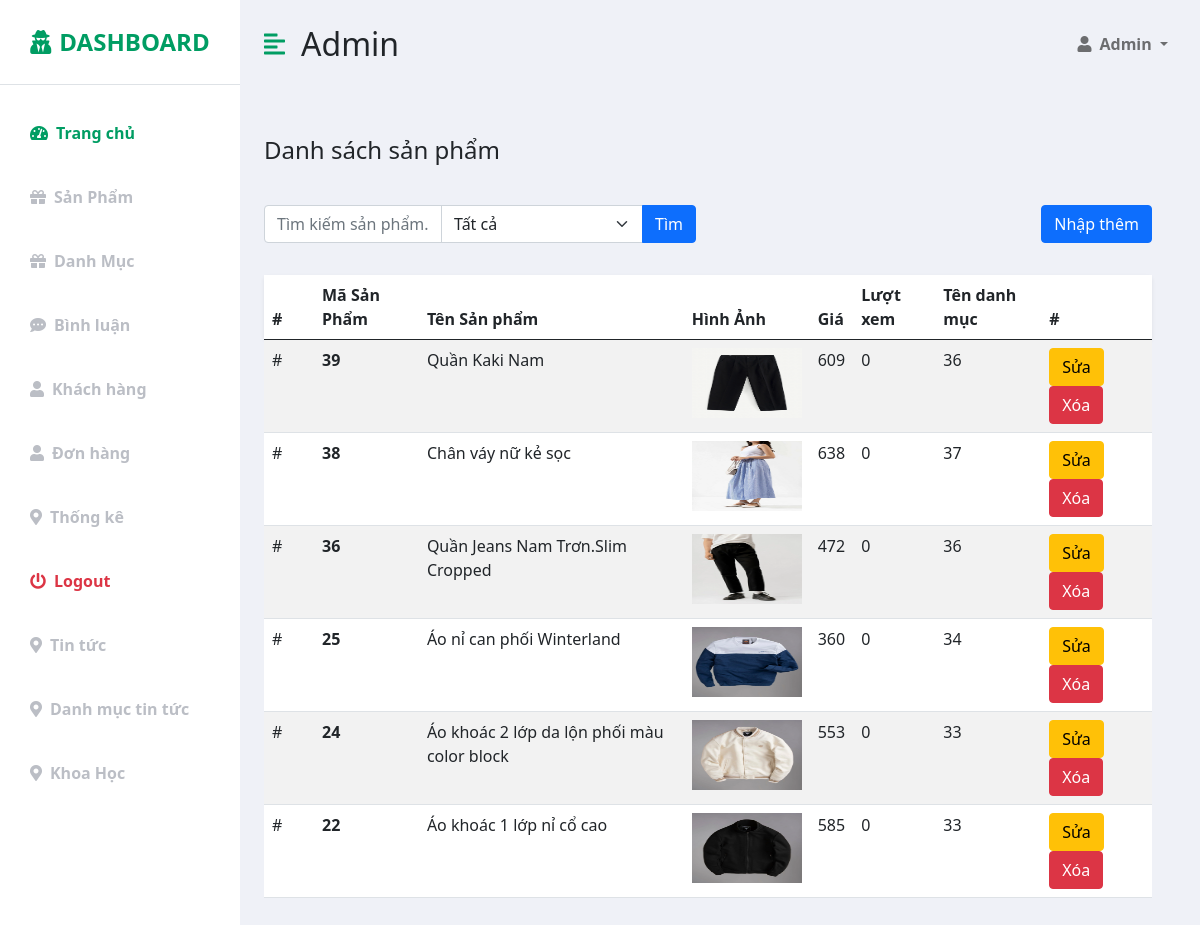
The page /admin/index.php?act=listSp (signed in) on the database its author committed.
### tables this page shows
CREATE TABLE `sanpham` (
  `id` int(10) NOT NULL,
  `tenSanPham` varchar(255) NOT NULL,
  `price` float DEFAULT 0,
  `image` varchar(255) DEFAULT NULL,
  `moTa` text DEFAULT NULL,
  `luotXem` int(11) NOT NULL DEFAULT 0,
  `id_danhMuc` int(10) NOT NULL
);

### model/connect.php (called while the page is built, shortened)
<?php
function pdo_get_connection()
{
    $dburl = "mysql:host=localhost;dbname=du_an_mau;charset=utf8";
    $username = 'root';
    $password = '';
    $conn = new PDO($dburl, $username, $password);
    $conn->setAttribute(PDO::ATTR_ERRMODE, PDO::ERRMODE_EXCEPTION);
    return $conn;
}
function pdo_query($sql)
{
    $sql_args = array_slice(func_get_args(), 1);
    try {
        $conn = pdo_get_connection();
        $stmt = $conn->prepare($sql);
        $stmt->execute($sql_args);
        $rows = $stmt->fetchAll();
        return $rows;
    } catch (PDOException $e) {
        throw $e;
    } finally {
        unset($conn);
    }
}

### model/sanpham.php (called while the page is built, shortened)
<?php
function list_sanpham($searchName, $id_danhMuc)
{
    $sql = "SELECT sanpham.id, tenSanPham, price, image, moTa, luotXem, sanpham.id_danhMuc
    FROM sanpham
    WHERE 1";
    $sql .= " ORDER BY sanpham.id DESC";
    $listSp = pdo_query($sql);
    return $listSp;
}
?>

### admin/sanpham/listSp.php (the view, shortened to what this page needs)
<div class="row my-5">
    <h3 class="fs-4 mb-3">Danh sách sản phẩm</h3>
    <div class="row mb10 formDanhsach_loai">
        <div class="container mt-4">
            <div class="row">
                <div class="col-md-6">
                    <form action="index.php?act=listSp" method="post" class="mb-3">
                        <div class="input-group">
                            <input type="text" name="searchName" class="form-control"
                                placeholder="Tìm kiếm sản phẩm...">
                            <select name="id_danhMuc" class="form-select" aria-label="Default select example">
                                <option value="0" selected>Tất cả</option>
                            </select>
                            <button type="submit" name="submit" class="btn btn-primary">Tìm</button>
                        </div>
                    </form>
                </div>
                <div class="col-md-6 mb-3">
                    <div class="d-flex justify-content-md-end">
                        <a href="index.php?act=addSp" class="btn btn-primary">Nhập thêm</a>
                    </div>
                </div>
            </div>
        </div>
        <div class="col my-3">
            <table id="example" class="table table-striped" style="width:100%">
                <thead class="table bg-white rounded shadow-sm table-hover">
                    <tr>
                        <th scope="col" width="50" class="bg-white">#</th>
                        <th scope="col">Mã Sản Phẩm</th>
                        <th scope="col">Tên Sản phẩm</th>
                        <th scope="col">Hình Ảnh</th>
                        <th scope="col">Giá</th>
                        <th scope="col">Lượt xem</th>
                        <th scope="col">Tên danh mục</th>
                        <th scope="col">#</th>
                    </tr>
                </thead>
                <tbody>
                    <?php
                    if (!empty($listSp)) {
                        foreach ($listSp as $value) {
                            echo '
                                 <tr>
                                     <td class="bg-white">#</td>
                                     <th scope="row" class="bg-white">' . $value['id'] . '</th>
                                     <td class="bg-white">' . $value['tenSanPham'] . '</td>
                                     <td class="bg-white"><img src="../uploads/' . $value["image"] . '" style="width: 110px; height:70px" alt="loading..."></td>
                                     <td class="bg-white">' . $value['price'] . '</td>
                                     <td class="bg-white">' . $value['luotXem'] . '</td>
                                     <td class="bg-white">' . $value['id_danhMuc'] . '</td>
                                     <td class="bg-white"><a class="btn btn-warning" href="index.php?act=editSp&id=' . $value['id'] . '">Sửa</a>
                                     <a  class="btn btn-danger" href="index.php?act=deleteSp&id=' . $value['id'] . '" onclick="return confirm(\'Bạn muốn xóa ?\')">Xóa</a></td>
                                 </tr>';
                        }
                    } else {
                        echo '<tr><td colspan="8" style="text-align: center">No data available</td></tr>';
                    }
                    ?>
                </tbody>
            </table>
        </div>
    </div>
</div>

### admin/header.php (shortened to what this page needs)
<!DOCTYPE html>
<html lang="en">
<head>
    <link href="https://cdn.jsdelivr.net/npm/bootstrap@5.0.0-beta3/dist/css/bootstrap.min.css" rel="stylesheet" />
    <link rel="stylesheet" href="https://cdnjs.cloudflare.com/ajax/libs/font-awesome/5.15.3/css/all.min.css" />
    <link rel="stylesheet" href="../css/stylesAmin.css">
</head>
<body>
    <div class="d-flex" id="wrapper">
        <div class="bg-white" id="sidebar-wrapper">
            <div class="sidebar-heading text-center py-4 primary-text fs-4 fw-bold text-uppercase border-bottom"><i
                    class="fas fa-user-secret me-2"></i>Dashboard
            </div>
            <div class="list-group list-group-flush my-3">
                <a href="index.php" class="list-group-item list-group-item-action bg-transparent second-text active"><i
                        class="fas fa-tachometer-alt me-2"></i>Trang chủ</a>
                <a href="index.php?act=listSp"
                    class="list-group-item list-group-item-action bg-transparent second-text fw-bold"><i
                        class="fas fa-gift me-2"></i>Sản Phẩm</a>
                <a href="index.php?act=listDm"
                    class="list-group-item list-group-item-action bg-transparent second-text fw-bold"><i
                        class="fas fa-gift me-2"></i>Danh Mục</a>
                <a href="index.php?act=dsbl"
                    class="list-group-item list-group-item-action bg-transparent second-text fw-bold"><i
                        class="fas fa-comment-dots me-2"></i>Bình luận</a>
                <a href="index.php?act=dskh"
                    class="list-group-item list-group-item-action bg-transparent second-text fw-bold"><i
                        class="fas fa-user me-2"></i>Khách hàng</a>
                <a href="index.php?act=listBill"
                    class="list-group-item list-group-item-action bg-transparent second-text fw-bold"><i
                        class="fas fa-user me-2"></i>Đơn hàng</a>
                <a href="index.php?act=thongKe"
                    class="list-group-item list-group-item-action bg-transparent second-text fw-bold"><i
                        class="fas fa-map-marker-alt me-2"></i>Thống kê</a>
                <a href="../index.php"
                    class="list-group-item list-group-item-action bg-transparent text-danger fw-bold"><i
                        class="fas fa-power-off me-2"></i>Logout</a>
                <a href="index.php?act=tintuc"
                    class="list-group-item list-group-item-action bg-transparent second-text fw-bold"><i
                        class="fas fa-map-marker-alt me-2"></i>Tin tức</a>
                <a href="index.php?act=thongKe"
                    class="list-group-item list-group-item-action bg-transparent second-text fw-bold"><i
                        class="fas fa-map-marker-alt me-2"></i>Danh mục tin tức</a>
                        <a href="index.php?act=listkhoahoc"
                    class="list-group-item list-group-item-action bg-transparent second-text fw-bold"><i
                        class="fas fa-map-marker-alt me-2"></i>Khoa Học</a>
            </div>
        </div>
        <div id="page-content-wrapper">
            <nav class="navbar navbar-expand-lg navbar-light bg-transparent py-4 px-4 ">
                <div class="d-flex align-items-center">
                    <i class="fas fa-align-left primary-text fs-4 me-3" id="menu-toggle"></i>
                    <h2 class="fs-2 m-0">Admin</h2>
                </div>
                <div class="collapse navbar-collapse" id="navbarSupportedContent">
                    <ul class="navbar-nav ms-auto mb-2 mb-lg-0">
                        <li class="nav-item dropdown">
                            <a class="nav-link dropdown-toggle second-text fw-bold" href="#" id="navbarDropdown"
                                role="button" data-bs-toggle="dropdown" aria-expanded="false">
                                <i class="fas fa-user me-2"></i>Admin
                            </a>
                        </li>
                    </ul>
                </div>
            </nav>
            <div class="container-fluid px-4">

### admin/index.php (shortened to what this page needs)
<?php
include("../model/connect.php");
include("../model/sanpham.php");
include("header.php");
if (isset($_SESSION['user'])) {
    if (isset($_GET["act"])) {
        $act = $_GET["act"];
        switch ($act) {
            case 'listSp':
                if (isset($_POST['submit'])) {
                    $searchName = $_POST["searchName"];
                    $id_danhMuc = $_POST["id_danhMuc"];
                } else {
                    $searchName = "";
                    $id_danhMuc = 0;
                }
                $listSp = list_sanpham($searchName, $id_danhMuc);
                include("sanpham/listSp.php");
                break;
        }
    } else {
        include("home.php");
    }
} else {
    echo "Bạn cần đăng nhập để thực hiện chức năng này!!!";
}
include("footer.php");
?>

### admin/footer.php (shortened to what this page needs)
            </div>
        </div>
    </div>
</body>
</html>

### css/stylesAmin.css (style rules this page uses)
:root { --main-bg-color: #009d63; --main-text-color: #009d63; --second-text-color: #bbbec5; --second-bg-color: #c1efde; }
.primary-text { color: var(--main-text-color); }
.second-text { color: var(--second-text-color); }
#wrapper { overflow-x: hidden; background-color: #eff1f7; }
#sidebar-wrapper { min-height: 100vh; margin-left: -15rem; -webkit-transition: margin 0.25s ease-out; -moz-transition: margin 0.25s ease-out; -o-transition: margin 0.25s ease-out; transition: margin 0.25s ease-out; }
#sidebar-wrapper .sidebar-heading { padding: 0.875rem 1.25rem; font-size: 1.2rem; }
#sidebar-wrapper .list-group { width: 15rem; }
#page-content-wrapper { min-width: 100vw; }
#menu-toggle { cursor: pointer; }
.list-group-item { border: none; padding: 20px 30px; }
.list-group-item.active { background-color: transparent; color: var(--main-text-color); font-weight: bold; border: none; }
@media (min-width: 768px) { #sidebar-wrapper { margin-left: 0; } }
@media (min-width: 768px) { #page-content-wrapper { min-width: 0; width: 100%; } }

### rows shown on the page
sanpham: id "39", tenSanPham "Quần Kaki Nam", image (picture), price "609", luotXem "0", id_danhMuc "36"
sanpham: id "38", tenSanPham "Chân váy nữ kẻ sọc", image (picture), price "638", luotXem "0", id_danhMuc "37"
sanpham: id "36", tenSanPham "Quần Jeans Nam Trơn.Slim Cropped", image (picture), price "472", luotXem "0", id_danhMuc "36"
sanpham: id "25", tenSanPham "Áo nỉ can phối Winterland", image (picture), price "360", luotXem "0", id_danhMuc "34"
sanpham: id "24", tenSanPham "Áo khoác 2 lớp da lộn phối màu color block", image (picture), price "553", luotXem "0", id_danhMuc "33"
sanpham: id "22", tenSanPham "Áo khoác 1 lớp nỉ cổ cao", image (picture), price "585", luotXem "0", id_danhMuc "33"
